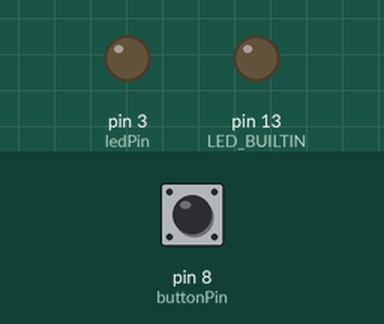
Simulated run of this sketch. Board: Arduino Uno, built with avr-gcc and run on an emulated ATmega328P. On the bench: output pins drawn as LEDs (lit = HIGH). The test bench sets the inputs (shaded band); at power-on: pin 8 (buttonPin) HIGH.

Above: at 1.2 s.
1.3 s: pin 8 (buttonPin) pulled LOW for 0.15 s
At 3.5 s:
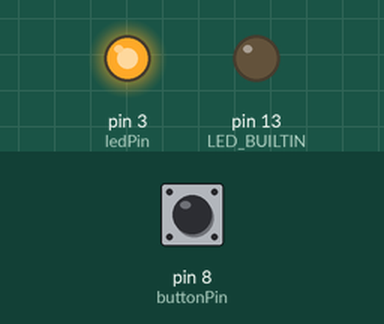
3.8 s: pin 8 (buttonPin) pulled LOW for 1 s
At 4.55 s:
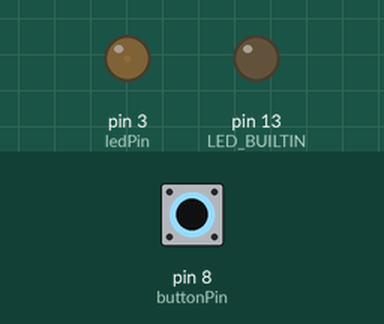
6.8 s: pin 8 (buttonPin) pulled LOW for 3.2 s
At 11.8 s:
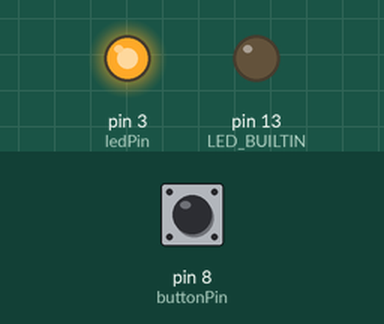
Timing chart, 0 to 13.3 s (numbered marks = the images above; inputs shaded):
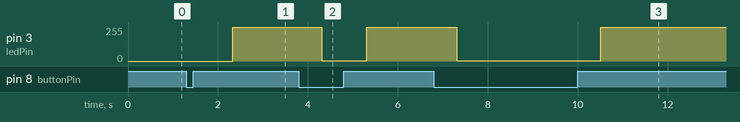

The sketch:

ex03.ino
```cpp
#define DURATION 250

const int buttonPin = 8;  // the number of the pushbutton pin
const int ledPin = 3;

int buttonState = 0;
int lightValue = 255;

void setup() {
  // put your setup code here, to run once:
  pinMode(buttonPin, INPUT_PULLUP);
  pinMode(ledPin, OUTPUT);
  pinMode(LED_BUILTIN, OUTPUT);
  // digitalWrite(ledPin, HIGH);
  // attachInterrupt(digitalPinToInterrupt(buttonPin), led_button, CHANGE);
}

void loop() {
  // put your main code here, to run repeatedly:
  // led_button();
  // morse_42(LED_BUILTIN);
  sunlight();
}

void sunlight(){
  buttonState = digitalRead(buttonPin);
  if (buttonState == HIGH)
  {
    while (lightValue < 255)
    {
      analogWrite(ledPin, lightValue);
      delay(2);
      lightValue++;
    }
  }
  else {
    while (lightValue > 0)
    {
      analogWrite(ledPin, lightValue);
      delay(2);
      lightValue--;
    }
  }
}
```

Measured:
- after the input at 1.3 s, pin 3 (ledPin): 0/255 → 254/255 after 1.0 s
- after the input at 3.8 s, pin 3 (ledPin): 254/255 → 1/255 after 0.51 s, → 254/255 1.0 s later
- after the input at 6.8 s, pin 3 (ledPin): 254/255 → 1/255 after 0.51 s, → 254/255 3.2 s later
